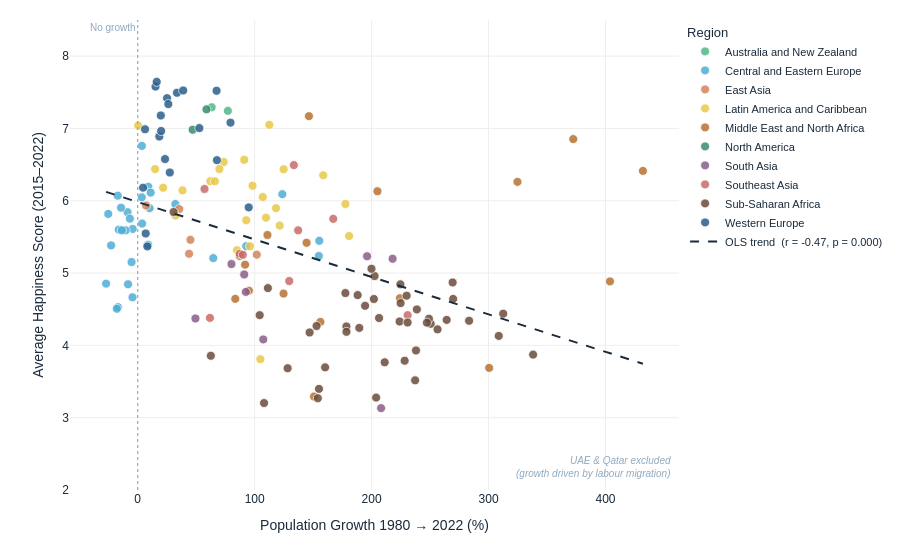

Source (notebook cell):
### Markdown cell above
### 5.4 Scatter Plot — *It's not the size but the evolution in size*

**Type:** Interactive scatter plot (Plotly)

**Purpose:** Show our finding: countries that have grown fastest since 1980 tend to be less happy.

**Justification:** United Arab Emirates and Qatar are excluded from this plot because their extreme growth (800–900%) is driven almost entirely by labour migration, not organic population growth. This is clearly noted in the plot itself.

### Code cell
# Exclude UAE, Qatar, Saudi Arabia — growth driven by labour migration, not births
MIGRATION_OUTLIERS = ['United Arab Emirates', 'Qatar']
df_growth = df_combined[~df_combined['Country'].isin(MIGRATION_OUTLIERS)].copy()

# OLS on filtered data
xg = df_growth['Pop_growth_pct'].dropna()
yg = df_growth.loc[xg.index, 'Happiness Score']
slope_g, intercept_g, r_g, p_g, _ = stats.linregress(xg, yg)
xg_line = np.linspace(xg.min(), xg.max(), 200)
yg_line = intercept_g + slope_g * xg_line

fig4 = go.Figure()

for region in sorted(df_growth['Region'].unique()):
    grp = df_growth[df_growth['Region'] == region]
    fig4.add_trace(go.Scatter(
        x=grp['Pop_growth_pct'],
        y=grp['Happiness Score'],
        mode='markers',
        name=region,
        marker=dict(
            color=REGION_COLOURS.get(region, SITE_COLOURS['muted']),
            size=9, opacity=0.85,
            line=dict(width=0.8, color='white'),
        ),
        customdata=np.stack([
            grp['Country'],
            (grp['Pop_2022'] / 1e6).round(2),
            (grp['Pop_1980'] / 1e6).round(2),
            grp['GDP per Capita'],
        ], axis=-1),
        hovertemplate=(
            '<b>%{customdata[0]}</b><br>'
            'Happiness Score: <b>%{y:.2f}</b><br>'
            'Pop. Growth 1980→2022: <b>%{x:.1f}%</b><br>'
            'Population 1980: %{customdata[2]:.1f}M → 2022: %{customdata[1]:.1f}M<br>'
            'GDP per Capita: %{customdata[3]:.2f}<br>'
            '<extra></extra>'
        ),
    ))

fig4.add_trace(go.Scatter(
    x=xg_line, y=yg_line, mode='lines',
    name=f'OLS trend  (r = {r_g:.2f}, p = {p_g:.3f})',
    line=dict(color=SITE_COLOURS['text'], width=2, dash='dash'),
    hoverinfo='skip',
))

fig4.add_vline(
    x=0,
    line_color=SITE_COLOURS['muted'],
    line_width=1.2,
    line_dash='dot',
    annotation_text='No growth',
    annotation_position='top left',
    annotation_font_size=10,
    annotation_font_color=SITE_COLOURS['muted'],
)
fig4.add_annotation(
    x=0.99, y=0.02, xref='paper', yref='paper',
    text='<i>UAE & Qatar excluded<br>(growth driven by labour migration)</i>',
    showarrow=False,
    font=dict(size=10, color=SITE_COLOURS['muted']),
    align='right', xanchor='right',
)

fig4.update_layout(
    xaxis=dict(
        title='Population Growth 1980 → 2022 (%)',
        showgrid=True, gridcolor='#eeeeee',
        color=SITE_COLOURS['text'],
    ),
    yaxis=dict(
        title='Average Happiness Score (2015–2022)',
        showgrid=True, gridcolor='#eeeeee',
        range=[2, 8.5],
        color=SITE_COLOURS['text'],
    ),
    legend=dict(
        title='Region', x=1.01, y=1,
        font=dict(size=11, color=SITE_COLOURS['text']),
        title_font=dict(color=SITE_COLOURS['text']),
    ),
    plot_bgcolor='#FFFFFF',
    paper_bgcolor='#FFFFFF',
    height=560,
    margin=dict(l=70, r=200, t=20, b=70),
    font=dict(family='Arial', size=12, color=SITE_COLOURS['text']),
)

fig4.show()
fig4.write_html('/Users/fridafrandsen/Desktop/Social Data analysis and visualizaton/Final Project/fridapfrandsen.github.io/plot4_scatter_growth.html', include_plotlyjs='cdn')

### Figure 1 — Plotly figure (JSON) as saved in the notebook; plotly's stock layout.template omitted (floating-point values rounded to 4 significant figures; data arrays with more than 128 entries replaced by an {"elided": "..."} marker saying what was removed)
{"data": [{"customdata": [["Australia", 26.02, 14.69, 3.799], ["New Zealand", 5.08, 3.11, 3.698]], "hovertemplate": "<b>%{customdata[0]}</b><br>Happiness Score: <b>%{y:.2f}</b><br>Pop. Growth 1980→2022: <b>%{x:.1f}%</b><br>Population 1980: %{customdata[2]:.1f}M → 2022: %{customdata[1]:.1f}M<br>GDP per Capita: %{customdata[3]:.2f}<br><extra></extra>", "marker": {"color": "#52B788", "line": {"color": "white", "width": 0.8}, "opacity": 0.85, "size": 9}, "mode": "markers", "name": "Australia and New Zealand", "type": "scatter", "x": [77.09, 63.25], "y": [7.244, 7.293]}, {"customdata": [["Albania", 2.45, 2.67, 3.134], ["Armenia", 2.97, 3.11, 3.027], ["Azerbaijan", 10.14, 6.16, 3.26], ["Belarus", 9.23, 9.64, 3.328], ["Bosnia and Herzegovina", 3.2, 4.15, 3.14], ["Bulgaria", 6.47, 8.86, 3.368], ["Croatia", 3.86, 4.6, 3.469], ["Czechia", 10.67, 10.3, 3.64], ["Estonia", 1.35, 1.48, 3.6], ["Georgia", 3.71, 4.47, 3.068], ["Hungary", 9.61, 10.71, 3.547], ["Kazakhstan", 20.03, 15.15, 3.486], ["Kosovo", 1.77, 1.6, 3.034], ["Kyrgyz Republic", 6.98, 3.62, 2.558], ["Latvia", 1.88, 2.51, 3.519], ["Lithuania", 2.83, 3.41, 3.602], ["Moldova", 2.53, 2.71, 2.876], ["Montenegro", 0.62, 0.57, 3.313], ["North Macedonia", 1.83, 1.93, 3.207], ["Poland", 36.82, 35.57, 3.556], ["Romania", 19.05, 22.21, 3.477], ["Russian Federation", 144.2, 139.0, 3.499], ["Serbia", 6.66, 7.71, 3.253], ["Slovak Republic", 5.43, 4.98, 3.585], ["Slovenia", 2.11, 1.9, 3.629], ["Tajikistan", 10.18, 4, 2.432], ["Turkmenistan", 7.23, 2.83, 3.262], ["Ukraine", 41.05, 49.96, 3.005], ["Uzbekistan", 34.94, 15.62, 2.802]], "hovertemplate": "<b>%{customdata[0]}</b><br>Happiness Score: <b>%{y:.2f}</b><br>Pop. Growth 1980→2022: <b>%{x:.1f}%</b><br>Population 1980: %{customdata[2]:.1f}M → 2022: %{customdata[1]:.1f}M<br>GDP per Capita: %{customdata[3]:.2f}<br><extra></extra>", "marker": {"color": "#4EADD4", "line": {"color": "white", "width": 0.8}, "opacity": 0.85, "size": 9}, "mode": "markers", "name": "Central and Eastern Europe", "type": "scatter", "x": [-8.25, -4.45, 64.63, -4.3, -22.75, -27.04, -16.18, 3.57, -8.69, -16.9, -10.33, 32.22, 10.17, 92.82, -25.17, -17.04, -6.65, 8.9, -5.24, 3.51, -14.22, 3.76, -13.56, 9.08, 11.09, 154.9, 155.3, -17.83, 123.7], "y": [4.845, 4.666, 5.207, 5.611, 5.383, 4.854, 5.601, 6.759, 5.843, 4.529, 5.591, 5.955, 5.898, 5.373, 5.818, 6.071, 5.753, 5.392, 5.153, 6.047, 5.904, 5.684, 5.591, 6.193, 6.112, 5.236, 5.446, 4.507, 6.091]}, {"customdata": [["China", 1412.0, 981.2, 3.236], ["Hong Kong SAR, China", 7.35, 5.06, 3.898], ["Japan", 125.1, 116.8, 3.714], ["Korea, Rep.", 51.67, 38.12, 3.698], ["Mongolia", 3.43, 1.7, 3.114]], "hovertemplate": "<b>%{customdata[0]}</b><br>Happiness Score: <b>%{y:.2f}</b><br>Pop. Growth 1980→2022: <b>%{x:.1f}%</b><br>Population 1980: %{customdata[2]:.1f}M → 2022: %{customdata[1]:.1f}M<br>GDP per Capita: %{customdata[3]:.2f}<br><extra></extra>", "marker": {"color": "#D4845A", "line": {"color": "white", "width": 0.8}, "opacity": 0.85, "size": 9}, "mode": "markers", "name": "East Asia", "type": "scatter", "x": [43.92, 45.09, 7.12, 35.54, 101.8], "y": [5.268, 5.46, 5.935, 5.885, 5.255]}, {"customdata": [["Argentina", 45.41, 28.01, 3.365], ["Belize", 0.4, 0.15, 0.8637], ["Bolivia", 12.08, 5.76, 2.874], ["Brazil", 210.3, 121.2, 3.221], ["Chile", 19.55, 11.51, 3.453], ["Colombia", 51.74, 26.1, 3.184], ["Costa Rica", 5.08, 2.39, 3.288], ["Dominican Republic", 11.23, 5.73, 3.251], ["Ecuador", 17.82, 8.17, 3.069], ["El Salvador", 6.28, 4.54, 2.922], ["Guatemala", 17.85, 6.9, 2.911], ["Haiti", 11.5, 5.61, 2.357], ["Honduras", 10.46, 3.73, 2.683], ["Jamaica", 2.84, 2.15, 2.971], ["Mexico", 128.6, 67.3, 3.326], ["Nicaragua", 6.73, 3.25, 2.701], ["Panama", 4.4, 1.96, 3.48], ["Paraguay", 6.76, 3.05, 3.065], ["Peru", 33.48, 17.36, 3.142], ["Puerto Rico (US)", 3.22, 3.21, 1.359], ["Suriname", 0.62, 0.38, 1.046], ["Trinidad and Tobago", 1.37, 1.12, 2.769], ["Uruguay", 3.39, 2.95, 3.401], ["Venezuela, RB", 28.21, 15.26, 2.914]], "hovertemplate": "<b>%{customdata[0]}</b><br>Happiness Score: <b>%{y:.2f}</b><br>Pop. Growth 1980→2022: <b>%{x:.1f}%</b><br>Population 1980: %{customdata[2]:.1f}M → 2022: %{customdata[1]:.1f}M<br>GDP per Capita: %{customdata[3]:.2f}<br><extra></extra>", "marker": {"color": "#E8C84A", "line": {"color": "white", "width": 0.8}, "opacity": 0.85, "size": 9}, "mode": "markers", "name": "Latin America and Caribbean", "type": "scatter", "x": [62.1, 177.6, 109.7, 73.51, 69.9, 98.2, 112.6, 96.03, 118.3, 38.32, 158.7, 104.9, 180.8, 32.32, 91.1, 106.9, 124.8, 121.4, 92.82, 0.44, 66.01, 21.76, 14.87, 84.9], "y": [6.271, 5.956, 5.766, 6.536, 6.44, 6.207, 7.05, 5.371, 5.898, 6.144, 6.352, 3.809, 5.512, 5.795, 6.567, 6.051, 6.436, 5.657, 5.73, 7.039, 6.269, 6.18, 6.438, 5.316]}, {"customdata": [["Algeria", 45.48, 18.61, 3.163], ["Bahrain", 1.52, 0.36, 3.769], ["Egypt, Arab Rep.", 112.6, 43.95, 3.087], ["Iran, Islamic Rep.", 89.52, 39.84, 3.281], ["Iraq", 44.07, 13.59, 3.176], ["Israel", 9.56, 3.88, 3.667], ["Jordan", 11.26, 2.23, 3.01], ["Kuwait", 4.59, 1.5, 3.949], ["Lebanon", 5.74, 2.94, 3.194], ["Libya", 7.22, 3.42, 3.277], ["Morocco", 37.33, 19.46, 2.886], ["Oman", 4.73, 1, 1.36], ["Saudi Arabia", 32.18, 6.05, 3.826], ["Syrian Arab Republic", 22.46, 8.96, 0.6991], ["Tunisia", 12.12, 6.61, 3.077], ["Turkiye", 84.98, 45.41, 3.479], ["West Bank and Gaza", 5.04, null, 2.663], ["Yemen, Rep.", 38.22, 9.54, 2.309]], "hovertemplate": "<b>%{customdata[0]}</b><br>Happiness Score: <b>%{y:.2f}</b><br>Pop. Growth 1980→2022: <b>%{x:.1f}%</b><br>Population 1980: %{customdata[2]:.1f}M → 2022: %{customdata[1]:.1f}M<br>GDP per Capita: %{customdata[3]:.2f}<br><extra></extra>", "marker": {"color": "#B87333", "line": {"color": "white", "width": 0.8}, "opacity": 0.85, "size": 9}, "mode": "markers", "name": "Middle East and North Africa", "type": "scatter", "x": [144.4, 324.7, 156.2, 124.7, 224.2, 146.4, 403.8, 205, 95.07, 111.0, 91.83, 372.4, 432, 150.8, 83.45, 87.14, null, 300.5], "y": [5.419, 6.261, 4.325, 4.716, 4.653, 7.17, 4.885, 6.132, 4.757, 5.527, 5.117, 6.853, 6.413, 3.292, 4.643, 5.238, 4.654, 3.689]}, {"customdata": [["Canada", 38.94, 24.52, 3.787], ["United States", 334.0, 227.2, 3.901]], "hovertemplate": "<b>%{customdata[0]}</b><br>Happiness Score: <b>%{y:.2f}</b><br>Pop. Growth 1980→2022: <b>%{x:.1f}%</b><br>Population 1980: %{customdata[2]:.1f}M → 2022: %{customdata[1]:.1f}M<br>GDP per Capita: %{customdata[3]:.2f}<br><extra></extra>", "marker": {"color": "#3A8C6E", "line": {"color": "white", "width": 0.8}, "opacity": 0.85, "size": 9}, "mode": "markers", "name": "North America", "type": "scatter", "x": [58.82, 47], "y": [7.264, 6.983]}, {"customdata": [["Afghanistan", 40.58, 13.17, 2.213], ["Bangladesh", 169.4, 88.02, 2.553], ["Bhutan", 0.78, 0.43, 0.8235], ["India", 1425.0, 687.4, 2.803], ["Maldives", 0.52, 0.16, 9.672], ["Nepal", 29.72, 15.55, 2.398], ["Pakistan", 243.7, 82.29, 2.666], ["Sri Lanka", 22.18, 14.85, 3.12]], "hovertemplate": "<b>%{customdata[0]}</b><br>Happiness Score: <b>%{y:.2f}</b><br>Pop. Growth 1980→2022: <b>%{x:.1f}%</b><br>Population 1980: %{customdata[2]:.1f}M → 2022: %{customdata[1]:.1f}M<br>GDP per Capita: %{customdata[3]:.2f}<br><extra></extra>", "marker": {"color": "#8B5E8A", "line": {"color": "white", "width": 0.8}, "opacity": 0.85, "size": 9}, "mode": "markers", "name": "South Asia", "type": "scatter", "x": [208.1, 92.45, 80.18, 107.4, 218.0, 91.06, 196.1, 49.39], "y": [3.132, 4.739, 5.125, 4.082, 5.198, 4.981, 5.233, 4.372]}, {"customdata": [["Cambodia", 17.2, 5.2, 2.546], ["Indonesia", 278.8, 148.9, 3.09], ["Lao PDR", 7.56, 3.29, 3.106], ["Malaysia", 34.7, 12.98, 3.53], ["Myanmar", 53.76, 33.23, 2.579], ["Philippines", 114.0, 48.04, 2.912], ["Singapore", 5.64, 2.41, 4.124], ["Thailand", 71.74, 45.65, 3.292], ["Viet Nam", 99.68, 52.49, 2.832]], "hovertemplate": "<b>%{customdata[0]}</b><br>Happiness Score: <b>%{y:.2f}</b><br>Pop. Growth 1980→2022: <b>%{x:.1f}%</b><br>Population 1980: %{customdata[2]:.1f}M → 2022: %{customdata[1]:.1f}M<br>GDP per Capita: %{customdata[3]:.2f}<br><extra></extra>", "marker": {"color": "#C96B6B", "line": {"color": "white", "width": 0.8}, "opacity": 0.85, "size": 9}, "mode": "markers", "name": "Southeast Asia", "type": "scatter", "x": [230.8, 87.2, 129.6, 167.2, 61.79, 137.2, 133.5, 57.14, 89.9], "y": [4.418, 5.266, 4.89, 5.75, 4.38, 5.591, 6.494, 6.163, 5.253]}, {"customdata": {"elided": "43x4 mixed values"}, "hovertemplate": "<b>%{customdata[0]}</b><br>Happiness Score: <b>%{y:.2f}</b><br>Pop. Growth 1980→2022: <b>%{x:.1f}%</b><br>Population 1980: %{customdata[2]:.1f}M → 2022: %{customdata[1]:.1f}M<br>GDP per Capita: %{customdata[3]:.2f}<br><extra></extra>", "marker": {"color": "#6B4C3B", "line": {"color": "white", "width": 0.8}, "opacity": 0.85, "size": 9}, "mode": "markers", "name": "Sub-Saharan Africa", "type": "scatter", "x": [338.1, 250.5, 160.3, 224.0, 203.9, 224.6, 108.0, 308.7, 147.0, 283.4, 230.0, 269.7, 249, 104.3, 264.2, 224.8, 269.3, 177.6, 178.5, 238.7, 62.54, 178.5, 238.0, 228.3, 206.4, 230.8, 30.69, 188.1, 194.4, 312.5, 202.5, 155, 201.9, 152.9, 199.9, 111.3, 154, 189.5, 237.2, 211.2, 256.4, 247.3, 128.2], "y": [3.872, 4.299, 3.696, 4.33, 3.278, 4.844, 3.203, 4.131, 4.179, 4.34, 4.687, 4.643, 4.369, 4.418, 4.352, 4.585, 4.87, 4.724, 4.261, 4.497, 3.856, 4.188, 3.93, 3.788, 4.378, 4.316, 5.844, 4.696, 4.547, 4.439, 4.959, 3.398, 4.641, 4.268, 5.059, 4.793, 3.269, 4.242, 3.516, 3.766, 4.221, 4.314, 3.684]}, {"customdata": [["Austria", 9.04, 7.55, 3.821], ["Belgium", 11.68, 9.86, 3.785], ["Cyprus", 1.33, 0.68, 3.646], ["Denmark", 5.9, 5.12, 3.83], ["Finland", 5.56, 4.78, 3.761], ["France", 68.18, 55.27, 3.734], ["Germany", 83.18, 78.29, 3.813], ["Greece", 10.44, 9.64, 3.518], ["Iceland", 0.38, 0.23, 3.815], ["Ireland", 5.21, 3.41, 3.992], ["Italy", 59.01, 56.43, 3.687], ["Luxembourg", 0.65, 0.36, 4.187], ["Malta", 0.53, 0.32, 3.684], ["Netherlands", 17.7, 14.15, 3.843], ["Norway", 5.46, 4.09, 3.967], ["Portugal", 10.43, 9.77, 3.576], ["Spain", 47.79, 37.49, 3.667], ["Sweden", 10.49, 8.31, 3.821], ["Switzerland", 8.78, 6.32, 3.936], ["United Kingdom", 67.6, 56.31, 3.733]], "hovertemplate": "<b>%{customdata[0]}</b><br>Happiness Score: <b>%{y:.2f}</b><br>Pop. Growth 1980→2022: <b>%{x:.1f}%</b><br>Population 1980: %{customdata[2]:.1f}M → 2022: %{customdata[1]:.1f}M<br>GDP per Capita: %{customdata[3]:.2f}<br><extra></extra>", "marker": {"color": "#2C5F8A", "line": {"color": "white", "width": 0.8}, "opacity": 0.85, "size": 9}, "mode": "markers", "name": "Western Europe", "type": "scatter", "x": [19.77, 18.47, 94.91, 15.23, 16.25, 23.36, 6.25, 8.24, 67.44, 52.74, 4.57, 79.35, 67.73, 25.1, 33.57, 6.84, 27.46, 26.19, 38.89, 20.05], "y": [7.179, 6.889, 5.908, 7.579, 7.645, 6.577, 6.989, 5.369, 7.521, 7.005, 6.181, 7.081, 6.561, 7.419, 7.494, 5.547, 6.391, 7.337, 7.525, 6.965]}, {"hoverinfo": "skip", "line": {"color": "#1A2B3C", "dash": "dash", "width": 2}, "mode": "lines", "name": "OLS trend  (r = -0.47, p = 0.000)", "type": "scatter", "x": {"elided": "200 float values"}, "y": {"elided": "200 float values"}}], "layout": {"annotations": [{"font": {"color": "#8FA8BF", "size": 10}, "showarrow": false, "text": "No growth", "x": 0, "xanchor": "right", "xref": "x", "y": 1, "yanchor": "top", "yref": "y domain"}, {"align": "right", "font": {"color": "#8FA8BF", "size": 10}, "showarrow": false, "text": "<i>UAE & Qatar excluded<br>(growth driven by labour migration)</i>", "x": 0.99, "xanchor": "right", "xref": "paper", "y": 0.02, "yref": "paper"}], "font": {"color": "#1A2B3C", "family": "Arial", "size": 12}, "height": 560, "legend": {"font": {"color": "#1A2B3C", "size": 11}, "title": {"font": {"color": "#1A2B3C"}, "text": "Region"}, "x": 1.01, "y": 1}, "margin": {"b": 70, "l": 70, "r": 200, "t": 20}, "paper_bgcolor": "#FFFFFF", "plot_bgcolor": "#FFFFFF", "shapes": [{"line": {"color": "#8FA8BF", "dash": "dot", "width": 1.2}, "type": "line", "x0": 0, "x1": 0, "xref": "x", "y0": 0, "y1": 1, "yref": "y domain"}], "xaxis": {"color": "#1A2B3C", "gridcolor": "#eeeeee", "showgrid": true, "title": {"text": "Population Growth 1980 → 2022 (%)"}}, "yaxis": {"color": "#1A2B3C", "gridcolor": "#eeeeee", "range": [2, 8.5], "showgrid": true, "title": {"text": "Average Happiness Score (2015–2022)"}}}}
